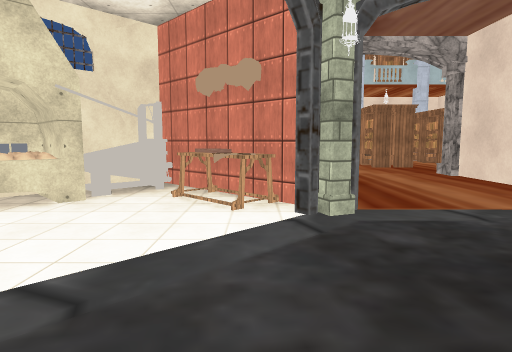
[1] (above)

21 first-person views from a walk through a Unity game level. The camera is 1.5 m above the floor, tilts 6° down and sees 75° across. Doors are open. The floor is counted in squares, 2 m on a side. Each view is taken from the middle of a square. On the plan, view 1 faces up. The plan holds only what a view shows up to about 11 squares ahead; the rest is blank. The place goes on beyond the plan. The player is left out. Some animated figures are left out. Some surface patterns are stand-ins.

[2]
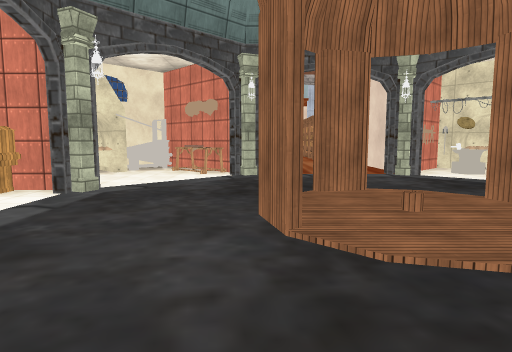

[3]
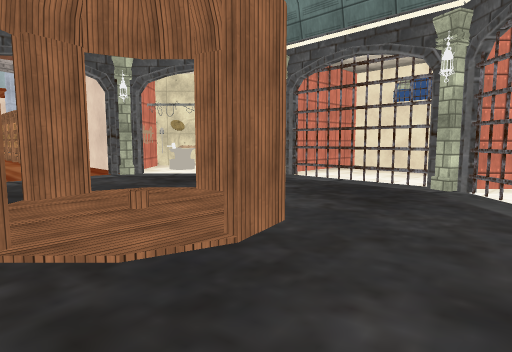

[4]
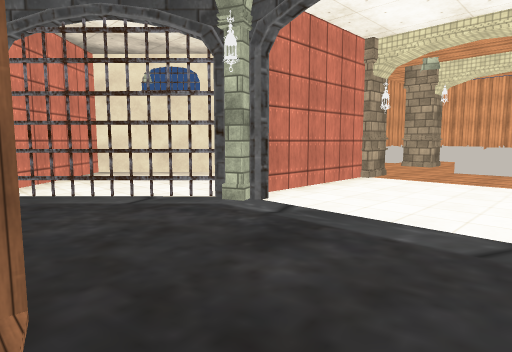

[5]
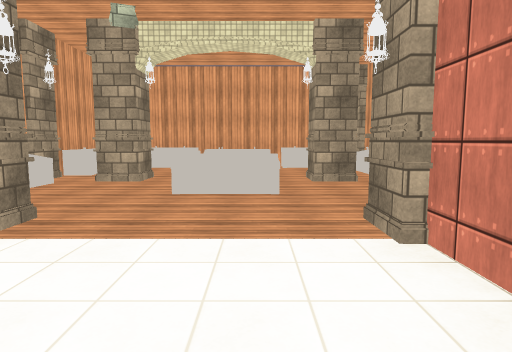

[6]
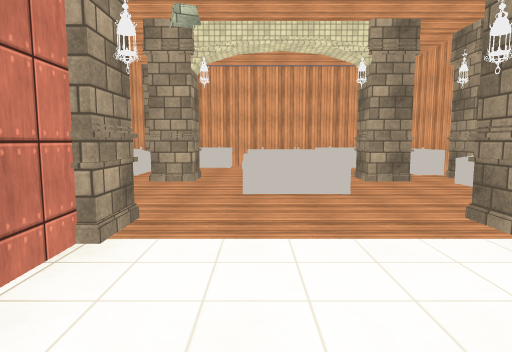

[7]
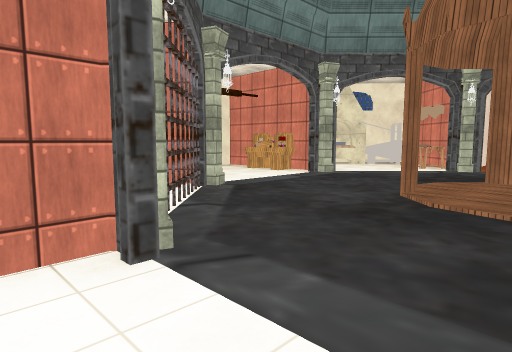

[8]
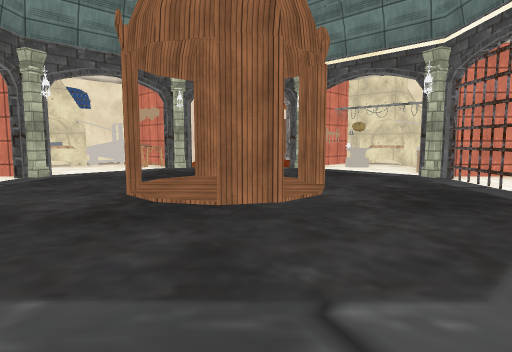

[9]
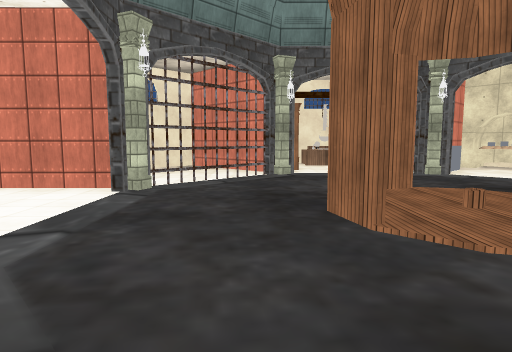

[10]
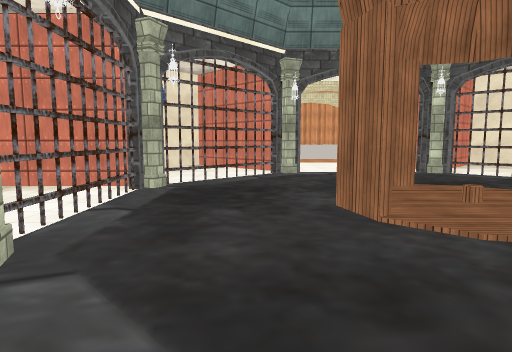

[11]
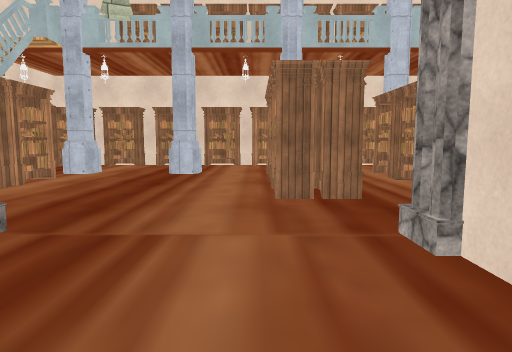

[12]
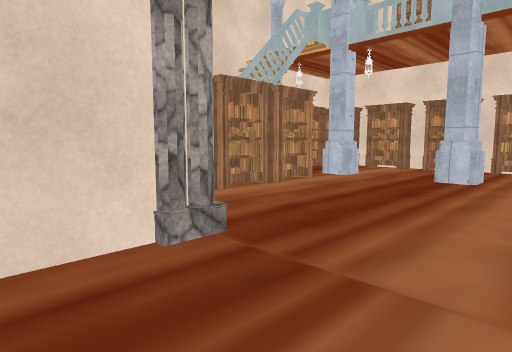

[13]
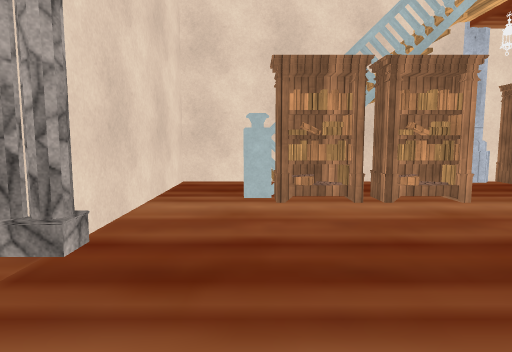

[14]
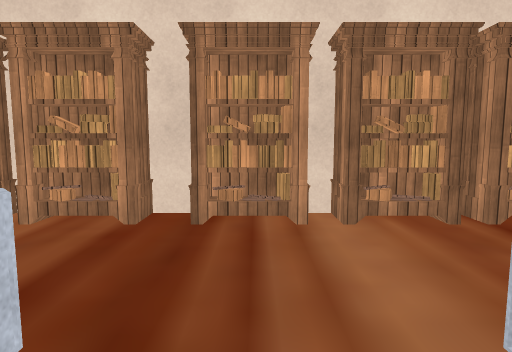

[15]
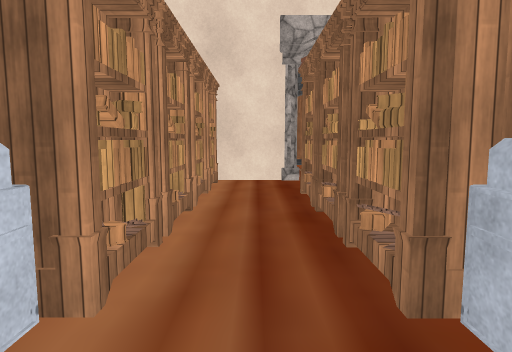

[16]
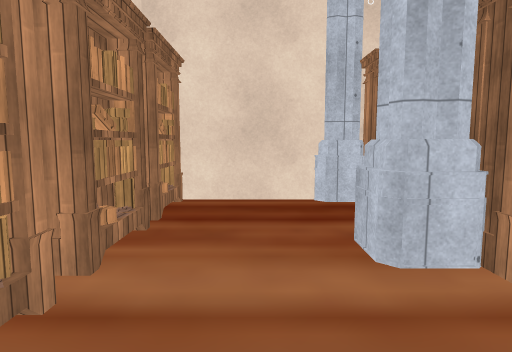

[17]
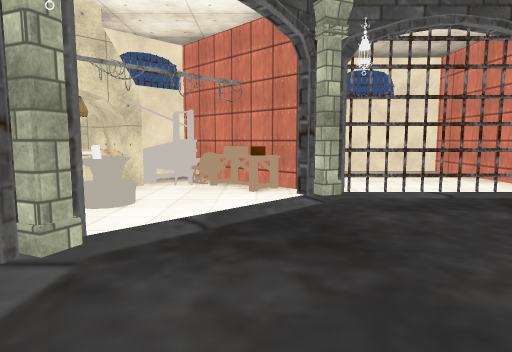

[18]
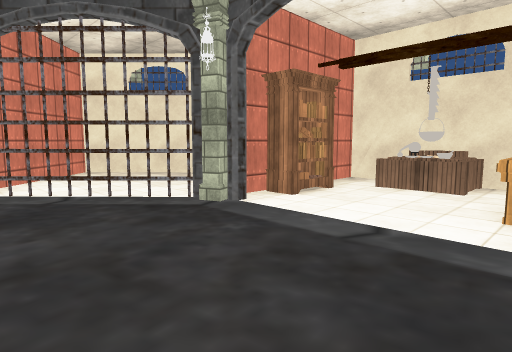

[19]
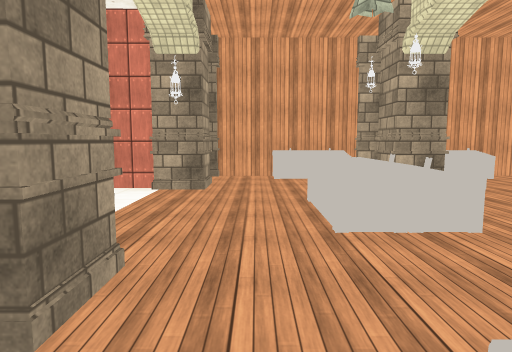

[20]
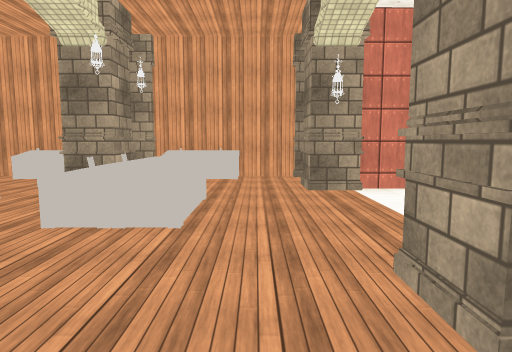

[21]
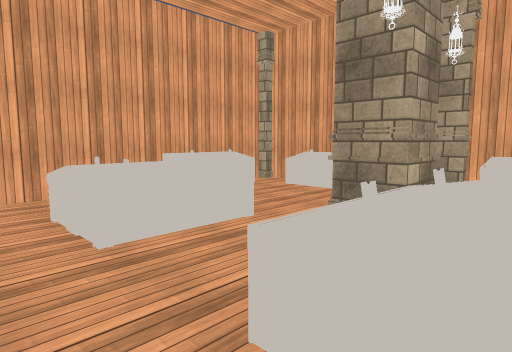

### Floor plan
Key: @ floor where view 1 was taken; # wall or solid block; . main floor; : floor 0.25 m higher than the main floor; / step, stairs or slope; D open door; ^ raised ledge; T thing the floor can be seen under or through; O other object.
Columns run from 6 left of view 1 to 10 right of it. Each row starts with its distance up from view 1.
 16     #########
 15    OOOOOOOOOOOO
 14    O...........#
 13    #.#.#..#.#.##
 12   #.......O.O O
 11    ..O....O.O
 10      O....O.O
  9    /#.......O
  8    .........O
  7    ####....##
  6    ####....####
  5    #^##...###^#
  4   #^..O#..#.O.##
  3   ##...O..O...O#
  2   ##.........O##
  1 ###OO...#D...O###
  0 #.....@DDD#..T..#
 -1 #O.....#:DD..T..#
 -2 #..OO...DDD..O. #
 -3 #####........####
 -4    ###......###
 -5      ##O..O##
 -6      ##....##
 -7     ###....####
 -8     #O#....OO#
 -9     OO#O...OOO
-10     #........#
-11      ^..^^..##
-12      #O....O#
-13      OOO...OO
-14      ^..^^..##
-15      ........#
-16     OO######OO

Positions as (right, up) in squares from view 1, and headings:
1: (0, 0), facing up
2: (1, -4), facing up
3: (1, -4), facing up-right
4: (1, -2), facing down-right
5: (2, -6), facing down
6: (3, -6), facing down
7: (3, -6), facing up-left
8: (3, -6), facing up
9: (6, -3), facing left
10: (5, 3), facing down
11: (3, 5), facing up
12: (3, 6), facing up-left
13: (3, 9), facing left
14: (5, 12), facing up
15: (5, 14), facing down
16: (4, 14), facing right
17: (2, 2), facing right
18: (1, 1), facing down-left
19: (-1, -10), facing right
20: (6, -10), facing left
21: (4, -11), facing down-left
